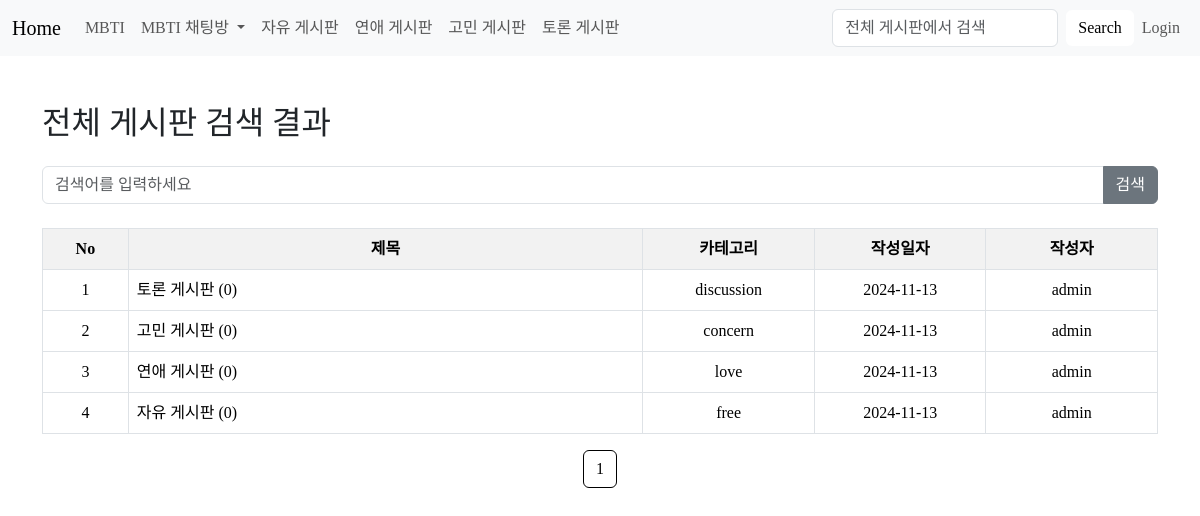
The page /search_all on the database its author committed.
### web/models.py (models this page shows)
class Post(db.Model):
    id = db.Column(db.Integer, primary_key=True)
    category_post_id = db.Column(db.Integer, nullable=False)
    title = db.Column(db.String(200), nullable=False)
    content = db.Column(db.Text, nullable=False)
    created_at = db.Column(db.DateTime, default=datetime.utcnow)
    author_id = db.Column(db.String(80), db.ForeignKey('user.user_id'), nullable=False)
    views = db.Column(db.Integer, default=0)
    recommendations = db.Column(db.Integer, default=0)
    file_path = db.Column(db.String(200), nullable=True)
    category = db.Column(db.String(50), nullable=False)
    comments = db.relationship('Comment', backref='post', cascade='all, delete')
    recommendations_relation = db.relationship('Recommendation', backref='post', cascade='all, delete')

class User(db.Model):
    id = db.Column(db.Integer, primary_key=True)
    user_id = db.Column(db.String(80), nullable=False, unique=True)
    email = db.Column(db.String(120), nullable=False, unique=True)
    password = db.Column(db.String(120), nullable=False)
    mbti = db.Column(db.String(10), nullable=True)
    profile_image = db.Column(db.String(200), nullable=True)
    reset_token = db.Column(db.String(100), nullable=True)
    posts = db.relationship('Post', backref='author', lazy=True)
    comments = db.relationship('Comment', backref='author', lazy=True)
    recommendations = db.relationship('Recommendation', backref='user', lazy=True)
    messages_sent = db.relationship('Message', backref='sender', lazy=True, foreign_keys='Message.sender_id')
    messages_received = db.relationship('Message', backref='recipient', lazy=True, foreign_keys='Message.recipient_id')
    chat_messages = db.relationship('ChatMessage', backref='author', lazy=True)

### web/routes.py (the view)
@app.route('/search_all', methods=['GET', 'POST'])
def search_all():
    search_query = request.args.get('search', '').strip()
    page = request.args.get('page', 1, type=int)
    if search_query:
        posts = Post.query.filter(
            (Post.category.in_(['free', 'love', 'concern', 'discussion'])) &
            ((Post.title.ilike(f'%{search_query}%')) | (Post.content.ilike(f'%{search_query}%')))
        ).order_by(Post.created_at.desc()).paginate(page=page, per_page=10)
    else:
        posts = Post.query.filter(
            Post.category.in_(['free', 'love', 'concern', 'discussion'])
        ).order_by(Post.created_at.desc()).paginate(page=page, per_page=10)
    return render_template('search_all.html', posts=posts, search_query=search_query)

### web/routes.py (called while the page is built)
@app.before_request
def before_request():
    if 'user_id' in session:
        user_id = session['user_id']
        session['unread_count'] = Message.query.filter_by(recipient_id=user_id, is_read=False).count()
    else:
        session['unread_count'] = 0

### web/templates/search_all.html (shortened to what this page needs)
<!DOCTYPE html>
<html lang="en">
<head>
    <link rel="stylesheet" href="{{url_for('static',filename='css/bootstrap.css')}}">
    <link rel="stylesheet" href="{{url_for('static',filename='css/font.css')}}">
    <link rel="stylesheet" href="{{url_for('static',filename='css/box.css')}}">
</head>
<body>
    {% include 'navbar.html' %}
    <div class="container mt-5">
        <h2 class="mb-4" style="font-family: 'TTLaundryGothic';">전체 게시판 검색 결과</h2>
        <form method="GET" action="{{ url_for('search_all') }}" class="mb-4">
            <div class="input-group">
                <input type="text" class="form-control" name="search" placeholder="검색어를 입력하세요" value="{{ search_query }}" style="font-family: 'TTLaundryGothic';">
                <button class="btn btn-secondary" type="submit" style="font-family: 'TTLaundryGothic';">검색</button>
            </div>
        </form>
        <table class="table table-bordered">
            <thead>
                <tr>
                    <th class="text-center" style="width: 50px; background-color: #f2f2f2; font-family: 'TTLaundryGothic';">No</th>
                    <th class="text-center" style="width: 300px; background-color: #f2f2f2; font-family: 'TTLaundryGothic';">제목</th>
                    <th class="text-center" style="width: 100px; background-color: #f2f2f2; font-family: 'TTLaundryGothic';">카테고리</th>
                    <th class="text-center" style="width: 100px; background-color: #f2f2f2; font-family: 'TTLaundryGothic';">작성일자</th>
                    <th class="text-center" style="width: 100px; background-color: #f2f2f2; font-family: 'TTLaundryGothic';">작성자</th>
                </tr>
            </thead>
            <tbody>
                {% for post in posts.items %}
                <tr>
                    <td class="text-center" style="font-family: 'TTLaundryGothic';">{{ loop.index + (posts.page - 1) * posts.per_page }}</td>
                    <td style="font-family: 'TTLaundryGothic';">
                        <a href="{{ url_for('content', category=post.category, post_id=post.category_post_id) }}" style="text-decoration: none; color: inherit;">
                            {{ post.title }} ({{ post.comments | length }})
                        </a>
                    </td>
                    <td class="text-center" style="font-family: 'TTLaundryGothic';">{{ post.category }}</td>
                    <td class="text-center" style="font-family: 'TTLaundryGothic';">{{ post.created_at.strftime('%Y-%m-%d') }}</td>
                    <td class="text-center" style="font-family: 'TTLaundryGothic';">{{ post.author.user_id }}</td>
                </tr>
                {% else %}
                <tr>
                    <td colspan="5" class="text-center" style="font-family: 'TTLaundryGothic';">검색 결과가 없습니다.</td>
                </tr>
                {% endfor %}
            </tbody>
        </table>
        <nav aria-label="Page navigation">
            <ul class="pagination justify-content-center">
                {% for page_num in posts.iter_pages(left_edge=2, right_edge=2, left_current=2, right_current=2) %}
                <li class="page-item {% if page_num == posts.page %}active{% endif %}">
                    <a class="page-link" href="{{ url_for('search_all', search=search_query, page=page_num) }}" style="font-family: 'TTLaundryGothic';">{{ page_num }}</a>
                </li>
                {% endfor %}
            </ul>
        </nav>
    </div>
</body>
</html>

### web/static/css/box.css (style rules this page uses)
.pagination .page-link { color: #000; background-color: #fff; border-color: #000; }
.pagination .page-item.active .page-link { color: #fff; background-color: #888888; border-color: #000; }
.pagination .page-item:first-child .page-link, .pagination .page-item:last-child .page-link { color: #000000; background-color: #ffffff; border-color: #000; }

### rows shown on the page
Post: title "토론 게시판", comments|length "0", category "discussion", created_at "2024-11-13", author.user_id "admin"
Post: title "고민 게시판", comments|length "0", category "concern", created_at "2024-11-13", author.user_id "admin"
Post: title "연애 게시판", comments|length "0", category "love", created_at "2024-11-13", author.user_id "admin"
Post: title "자유 게시판", comments|length "0", category "free", created_at "2024-11-13", author.user_id "admin"

### other values the page prints
{{ page_num }} "1"
